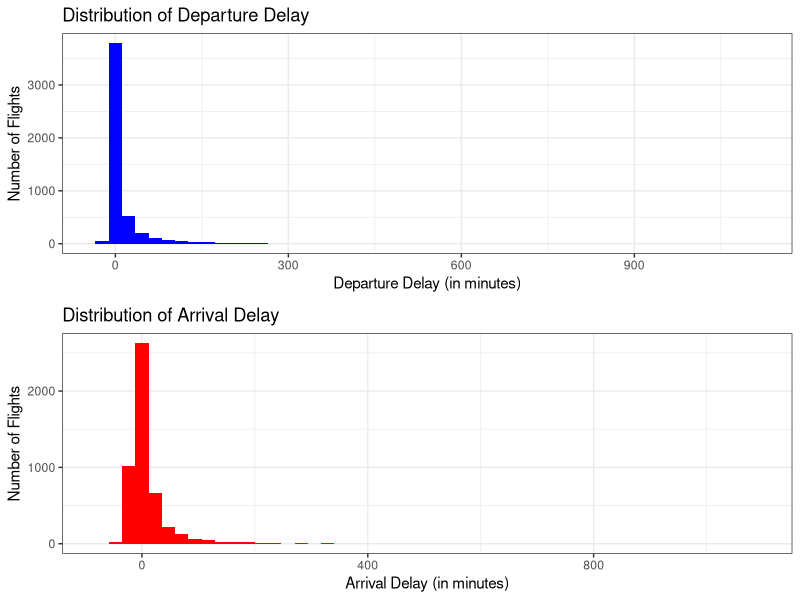
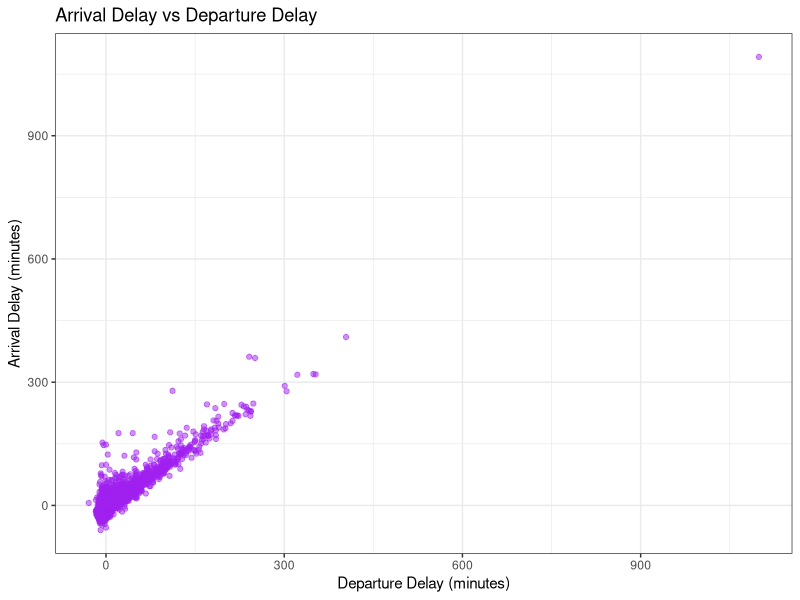
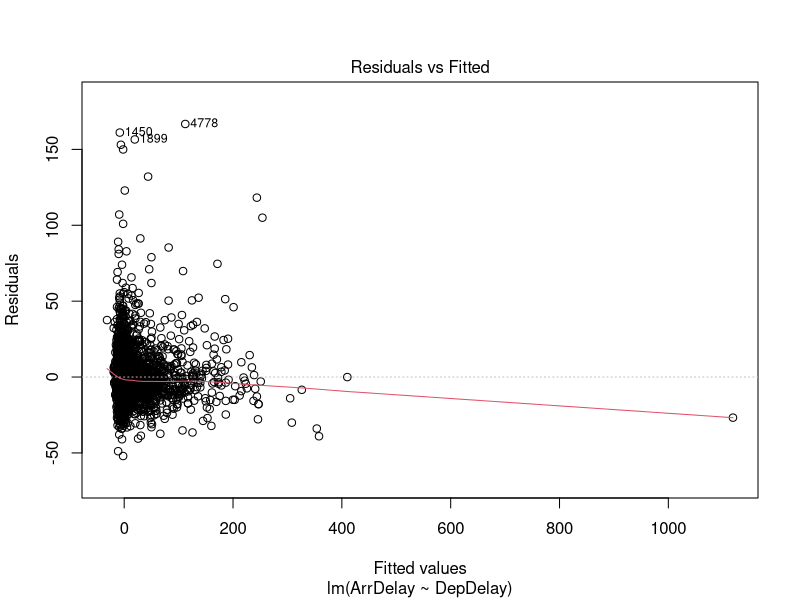
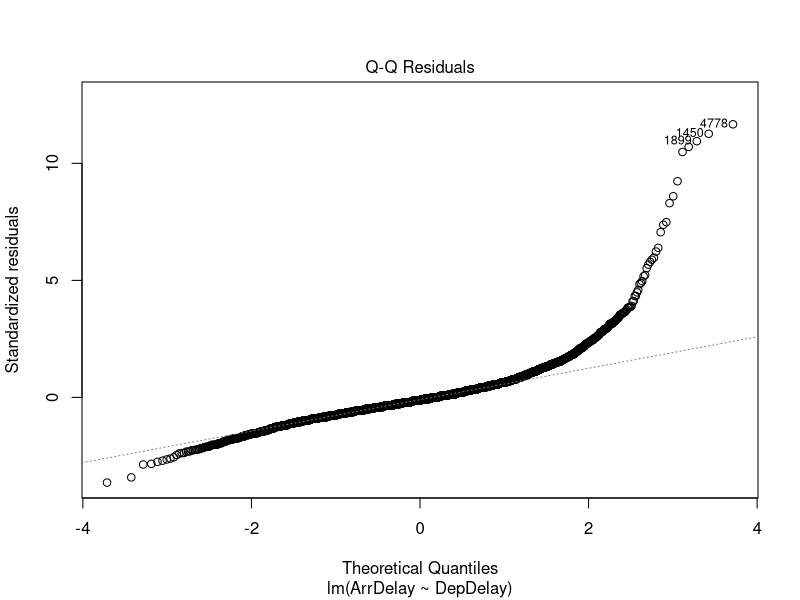
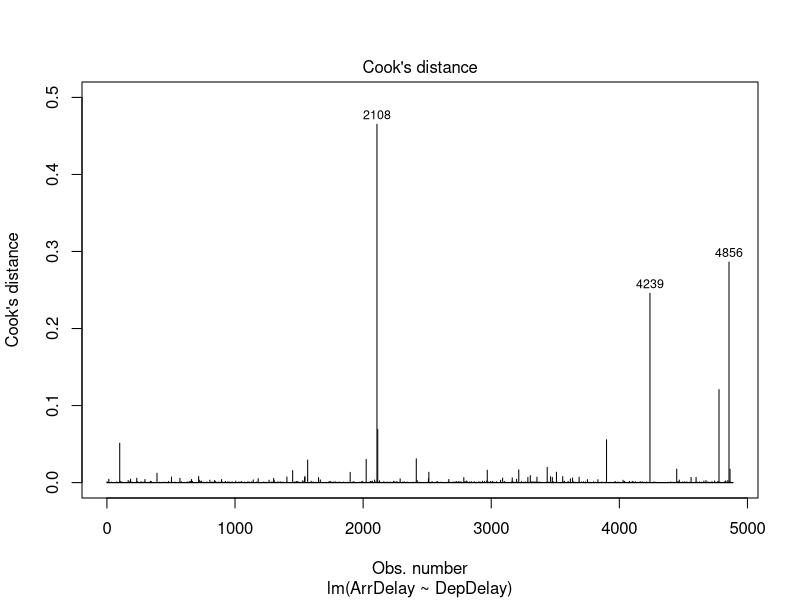
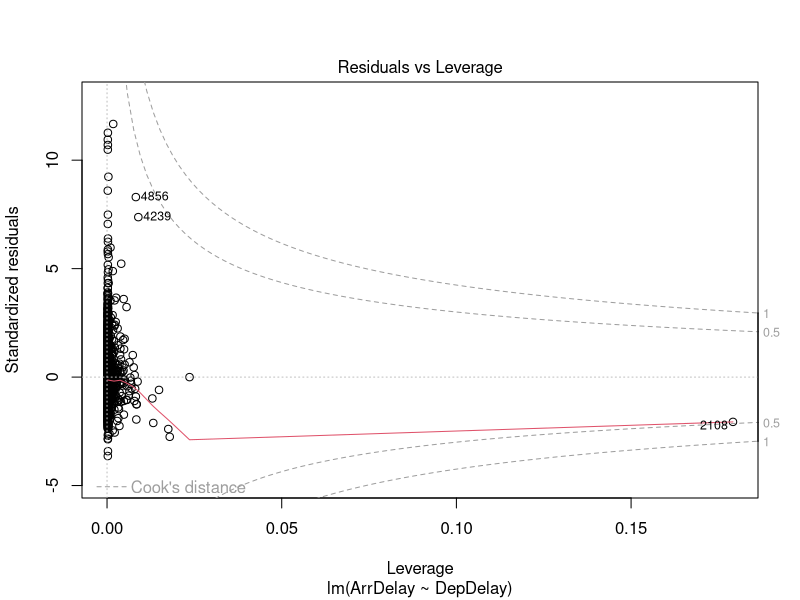
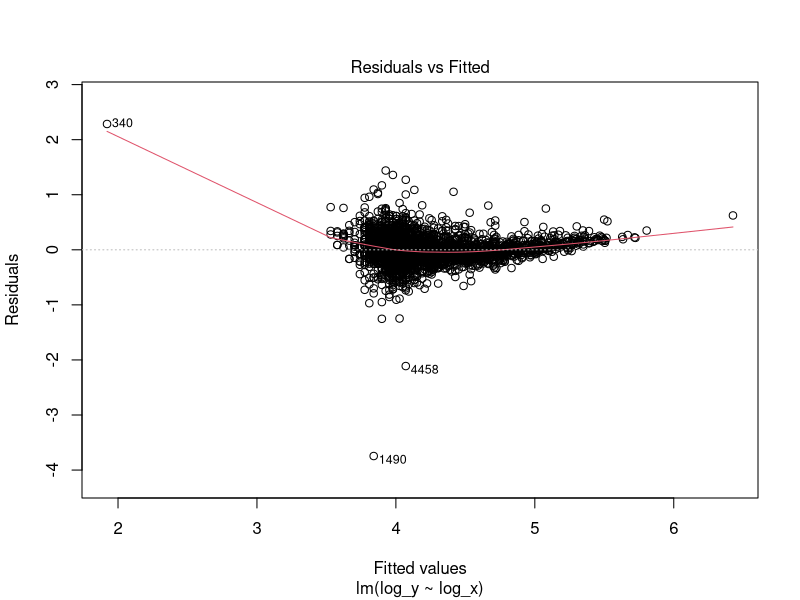
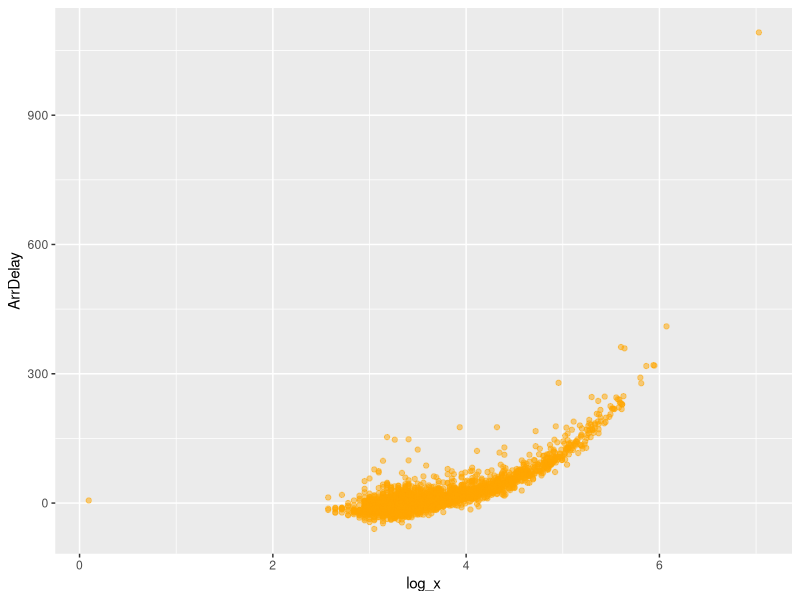

Generate these figures, in order, with R:
## ---- chunk 1
knitr::opts_chunk$set(echo = FALSE, warning = FALSE, message = FALSE)
## ---- chunk 2
data <- read.csv("data/airlinedat.csv", header = TRUE)

#RESPONSE: ArrDelay (in minutes; negative means an early arrival)
#MAIN PREDICTOR: DepDelay (in minutes; negative means an early departure)
#Relationship depends on weather: Weather is binary (=1 if there was a delay due to weather, and =0 if the delay was not weather related)

library(tidyverse)
## ---- chunk 3

#Do basic EDA on the main predictor (that is, the departure delay).

init_dep <- data %>% 
  ggplot(aes(x = DepDelay)) +
  geom_histogram(bins = 50, fill = "blue") +
  labs(title = "Distribution of Departure Delay",
       x = "Departure Delay (in minutes)", y = "Number of Flights")+
  theme_bw()

#summary(data$DepDelay)
#table(data$DepDelay)

#Do basic EDA on the response (that is, the flight arrival delay).
init_arr <- data %>% 
  ggplot(aes(x = ArrDelay)) +
  geom_histogram(bins = 50, fill = "red") +
  labs(title = "Distribution of Arrival Delay",
       x = "Arrival Delay (in minutes)", y = "Number of Flights") +
  theme_bw()

#summary(data$ArrDelay)
#table(data$ArrDelay)

library(gridExtra)
grid.arrange(init_dep, init_arr, nrow = 2)
## ---- chunk 4
#Show in a plot the relationship between these two variables.

data %>% 
  ggplot(aes(x = DepDelay, y = ArrDelay)) +
  geom_point(alpha = 0.5, color = "purple") +
  labs(title = "Arrival Delay vs Departure Delay",
       x = "Departure Delay (minutes)", y = "Arrival Delay (minutes)") +
  theme_bw()

## ---- chunk 5
#Resid diagnostics
init_model <- lm(ArrDelay ~ DepDelay, data)
plot(init_model, which = 1)
## ---- chunk 6
plot(init_model, which = 2)
## ---- chunk 7
#Cook's
cookd = cooks.distance(init_model)
n <- nrow(data)
sort(pf(cookd,2,n-2), decreasing=TRUE)[1:5]
## ---- chunk 8

#Cooks plot
plot(init_model, which = 4)
## ---- chunk 9
plot(init_model, which = 5)
#data$DepDelay[2108]
#data$ArrDelay[2108]
## ---- chunk 10
## Shift + Log X
x_shifted <- data$DepDelay + abs(min(data$DepDelay)) + 1.1
data$log_x <- log(x_shifted)

## Shift + Log Y
y_shifted <- data$ArrDelay + abs(min(data$ArrDelay)) + 1.1
data$log_y <- log(y_shifted)

test1 <- lm(log_y ~ log_x, data)
plot(test1, which = 1)
#plot(test1, which = 2)
  
## ---- chunk 11
#look at scatterplots for transformations
data %>% 
  ggplot(aes(x = log_x, y = ArrDelay)) +
  geom_point(alpha = 0.5, color = "orange")
data %>% 
  ggplot(aes(x = DepDelay, y = log_y)) +
  geom_point(alpha = 0.5, color = "orange")
#transforming either the predictor or response only makes the relationship nonlinear
data %>% 
  ggplot(aes(x = log_x, y = log_y)) +
  geom_point(alpha = 0.5, color = "orange")
## ---- chunk 12

new_data <- data[-2108,]
final_mod <- lm(ArrDelay ~ DepDelay, new_data)

new_data %>% 
  ggplot(aes(x = DepDelay, y = ArrDelay)) +
  geom_point(alpha = 0.5, color = "purple") +
  labs(title = "Arrival Delay vs\nDeparture Delay\n(influential outlier removed)",
       x = "Departure Delay (minutes)", y = "Arrival Delay (minutes)") +
  theme_bw()+
  geom_abline(slope = final_mod$coefficients[2], intercept = final_mod$coefficients[1], colour = "red")

## ---- chunk 13
plot(final_mod, which = 1)
## ---- chunk 14
plot(final_mod, which = 2)
## ---- chunk 15
summary(final_mod)
## ---- chunk 16
predict(final_mod, newdata = list(DepDelay = 200),
       interval = "predict", level = 0.90)

predict(final_mod, newdata = list(DepDelay = 200),
       interval = "confidence", level = 0.90)
## ---- chunk 17
weather_delay <- subset(new_data, Weather == 1)
no_weather <- subset(new_data, Weather == 0)

yes_delaymod <- lm(ArrDelay ~ DepDelay, weather_delay)
no_delaymod <- lm(ArrDelay ~ DepDelay, no_weather)

#confint(yes_delaymod, parm = 1, level = 0.9)[1] #90% confidence interval
#confint(no_delaymod, parm = 2, level = 0.9)

intercept <- data.frame("Lower Bound" = c(confint(yes_delaymod, parm = 1, level = 0.9)[1],
                                  confint(no_delaymod, parm = 1, level = 0.9)[1]),
           "Upper Bound" = c(confint(yes_delaymod, parm = 1, level = 0.9)[2],
                             confint(no_delaymod, parm = 1, level = 0.9)[2]))
row.names(intercept) <- c("Weather Delay", "No Weather Delay")

slope <- data.frame("Lower Bound" = c(confint(yes_delaymod, parm = 2, level = 0.9)[1],
                                  confint(no_delaymod, parm = 2, level = 0.9)[1]),
           "Upper Bound" = c(confint(yes_delaymod, parm = 2, level = 0.9)[2],
                             confint(no_delaymod, parm = 2, level = 0.9)[2]))
row.names(slope) <- c("Weather Delay", "No Weather Delay")

knitr::kable(intercept, caption = "90% confidence intervals of the intercepts between arrival delay and departure delay between flights with and without weather delay")
knitr::kable(slope, caption = "90% confidence intervals of the slopes between arrival delay and departure delay between flights with and without weather delay")
